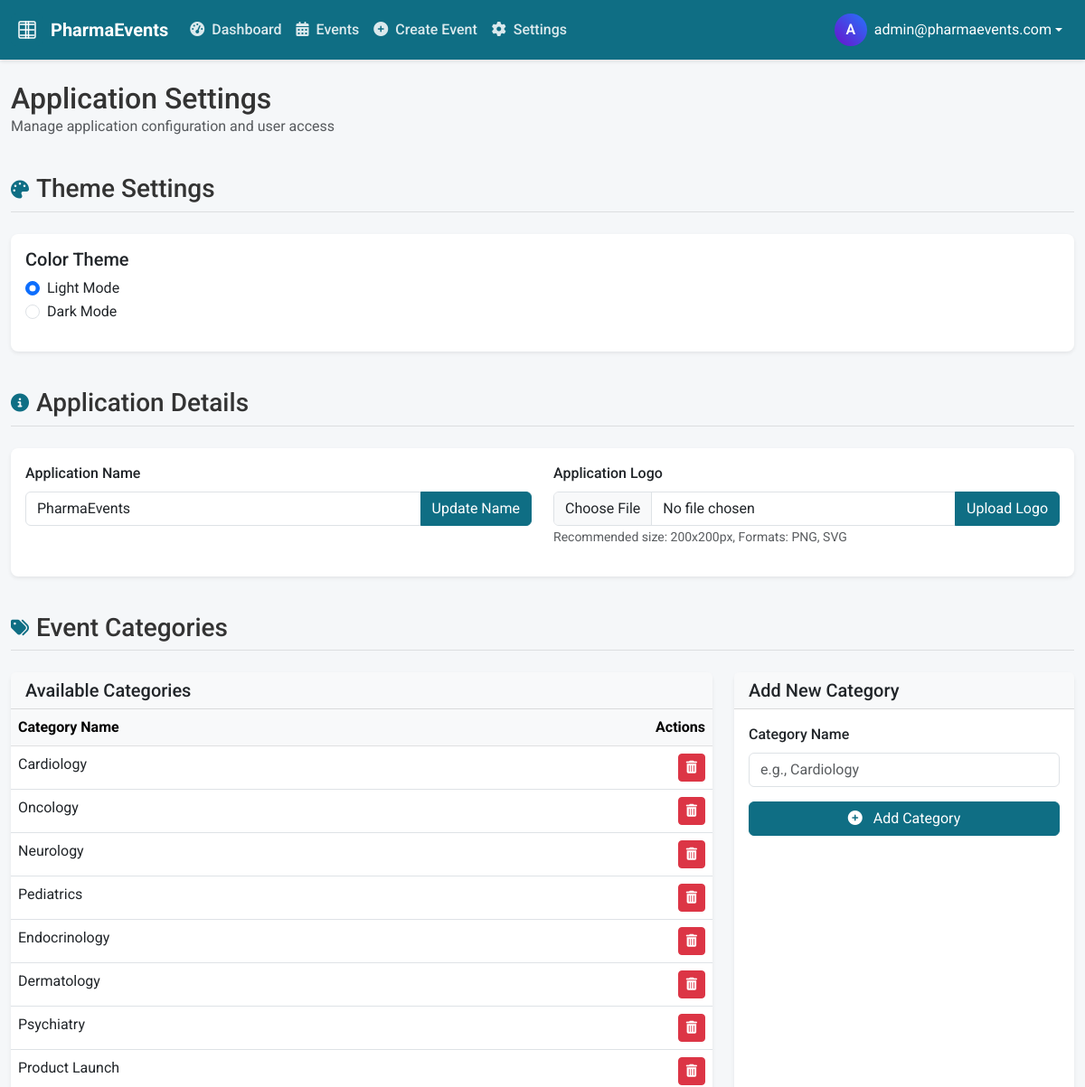
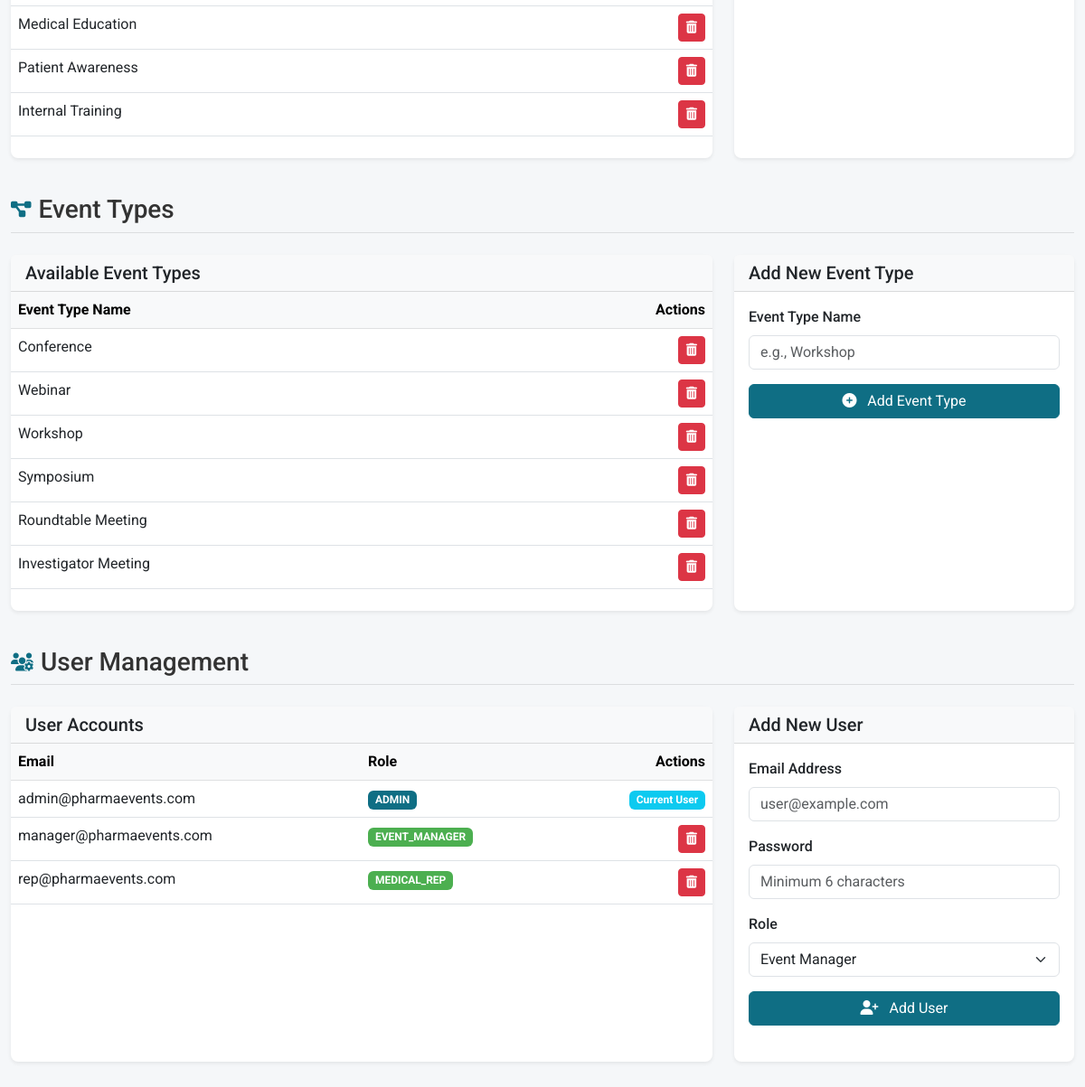
/settings (signed in), run on the app's committed database (2 pictures, top to bottom).
### models.py (models this page shows, shortened)
class User(UserMixin, db.Model):
    id = db.Column(db.Integer, primary_key=True)
    email = db.Column(db.String(120), unique=True, nullable=False)
    password_hash = db.Column(db.String(256), nullable=False)
    role = db.Column(db.String(20), nullable=False)  # 'admin', 'event_manager', or 'medical_rep'
    created_at = db.Column(db.DateTime, nullable=False, default=datetime.utcnow)
    events = db.relationship('Event', backref='creator', lazy=True)
    def is_admin(self):
        return self.role == 'admin'

class EventCategory(db.Model):
    id = db.Column(db.Integer, primary_key=True)
    name = db.Column(db.String(50), unique=True, nullable=False)

class EventType(db.Model):
    id = db.Column(db.Integer, primary_key=True)
    name = db.Column(db.String(50), unique=True, nullable=False)
    events = db.relationship('Event', backref='event_type', lazy=True)

### routes.py (the view)
@app.route('/settings')
@login_required
def settings():
    if not current_user.is_admin():
        flash('You are not authorized to access settings', 'danger')
        return redirect(url_for('dashboard'))
    categories = EventCategory.query.all()
    event_types = EventType.query.all()
    users = User.query.all()
    app_name = AppSetting.query.filter_by(key='app_name').first()
    theme = AppSetting.query.filter_by(key='theme').first()
    return render_template('settings.html',
                          categories=categories,
                          event_types=event_types,
                          users=users,
                          app_name=app_name.value if app_name else 'PharmaEvents',
                          theme=theme.value if theme else 'light')

### templates/settings.html (shortened to what this page needs)
{% extends "layout.html" %}
{% block content %}
<div class="row mb-4">
    <div class="col">
        <h1 class="h2 mb-0">Application Settings</h1>
        <p class="text-muted">Manage application configuration and user access</p>
    </div>
</div>
<div class="settings-section">
    <div class="settings-header d-flex align-items-center">
        <i class="fas fa-palette fa-lg icon"></i>
        <h3 class="mb-0">Theme Settings</h3>
    </div>
    <div class="card">
        <div class="card-body">
            <div class="row">
                <div class="col-md-6">
                    <h5>Color Theme</h5>
                    <div class="mb-3">
                        <div class="form-check">
                            <input class="form-check-input" type="radio" name="theme" id="theme_light" value="light" checked>
                            <label class="form-check-label" for="theme_light">
                                Light Mode
                            </label>
                        </div>
                        <div class="form-check">
                            <input class="form-check-input" type="radio" name="theme" id="theme_dark" value="dark">
                            <label class="form-check-label" for="theme_dark">
                                Dark Mode
                            </label>
                        </div>
                    </div>
                </div>
            </div>
        </div>
    </div>
</div>
<div class="settings-section">
    <div class="settings-header d-flex align-items-center">
        <i class="fas fa-info-circle fa-lg icon"></i>
        <h3 class="mb-0">Application Details</h3>
    </div>
    <div class="card">
        <div class="card-body">
            <div class="row">
                <div class="col-md-6">
                    <div class="mb-3">
                        <label for="app_name" class="form-label">Application Name</label>
                        <div class="input-group">
                            <input type="text" class="form-control" id="app_name" value="PharmaEvents" placeholder="Application Name">
                            <button class="btn btn-primary" type="button" id="update_name">Update Name</button>
                        </div>
                    </div>
                </div>
                <div class="col-md-6">
                    <div class="mb-3">
                        <label for="app_logo" class="form-label">Application Logo</label>
                        <div class="input-group">
                            <input type="file" class="form-control" id="app_logo">
                            <button class="btn btn-primary" type="button" id="upload_logo">Upload Logo</button>
                        </div>
                        <small class="text-muted">Recommended size: 200x200px, Formats: PNG, SVG</small>
                    </div>
                </div>
            </div>
        </div>
    </div>
</div>
<div class="settings-section">
    <div class="settings-header d-flex align-items-center">
        <i class="fas fa-tags fa-lg icon"></i>
        <h3 class="mb-0">Event Categories</h3>
    </div>
    <div class="row">
        <div class="col-md-8">
            <div class="card settings-card">
                <div class="card-header bg-light">
                    <h5 class="mb-0">Available Categories</h5>
                </div>
                <div class="card-body p-0">
                    <div class="table-responsive">
                        <table class="table table-hover mb-0">
                            <thead class="table-light">
                                <tr>
                                    <th>Category Name</th>
                                    <th class="text-end">Actions</th>
                                </tr>
                            </thead>
                            <tbody id="category_list">
                                {% for category in categories %}
                                    <tr data-id="{{ category.id }}">
                                        <td>{{ category.name }}</td>
                                        <td class="text-end">
                                            <button class="btn btn-sm btn-danger btn-delete-category" data-id="{{ category.id }}">
                                                <i class="fas fa-trash-alt"></i>
                                            </button>
                                        </td>
                                    </tr>
                                {% endfor %}
                            </tbody>
                        </table>
                    </div>
                </div>
            </div>
        </div>
        <div class="col-md-4">
            <div class="card settings-card">
                <div class="card-header bg-light">
                    <h5 class="mb-0">Add New Category</h5>
                </div>
                <div class="card-body">
                    <form id="add_category_form">
                        <div class="mb-3">
                            <label for="category_name" class="form-label">Category Name</label>
                            <input type="text" class="form-control" id="category_name" placeholder="e.g., Cardiology" required>
                        </div>
                        <button type="submit" class="btn btn-primary w-100">
                            <i class="fas fa-plus-circle me-2"></i> Add Category
                        </button>
                    </form>
                </div>
            </div>
        </div>
    </div>
</div>
<div class="settings-section">
    <div class="settings-header d-flex align-items-center">
        <i class="fas fa-project-diagram fa-lg icon"></i>
        <h3 class="mb-0">Event Types</h3>
    </div>
    <div class="row">
        <div class="col-md-8">
            <div class="card settings-card">
                <div class="card-header bg-light">
                    <h5 class="mb-0">Available Event Types</h5>
                </div>
                <div class="card-body p-0">
                    <div class="table-responsive">
                        <table class="table table-hover mb-0">
                            <thead class="table-light">
                                <tr>
                                    <th>Event Type Name</th>
                                    <th class="text-end">Actions</th>
                                </tr>
                            </thead>
                            <tbody id="type_list">
                                {% for type in event_types %}
                                    <tr data-id="{{ type.id }}">
                                        <td>{{ type.name }}</td>
                                        <td class="text-end">
                                            <button class="btn btn-sm btn-danger btn-delete-type" data-id="{{ type.id }}">
                                                <i class="fas fa-trash-alt"></i>
                                            </button>
                                        </td>
                                    </tr>
                                {% endfor %}
                            </tbody>
                        </table>
                    </div>
                </div>
            </div>
        </div>
        <div class="col-md-4">
            <div class="card settings-card">
                <div class="card-header bg-light">
                    <h5 class="mb-0">Add New Event Type</h5>
                </div>
                <div class="card-body">
                    <form id="add_type_form">
                        <div class="mb-3">
                            <label for="type_name" class="form-label">Event Type Name</label>
                            <input type="text" class="form-control" id="type_name" placeholder="e.g., Workshop" required>
                        </div>
                        <button type="submit" class="btn btn-primary w-100">
                            <i class="fas fa-plus-circle me-2"></i> Add Event Type
                        </button>
                    </form>
                </div>
            </div>
        </div>
    </div>
</div>
<div class="settings-section">
    <div class="settings-header d-flex align-items-center">
        <i class="fas fa-users-cog fa-lg icon"></i>
        <h3 class="mb-0">User Management</h3>
    </div>
    <div class="row">
        <div class="col-md-8">
            <div class="card settings-card">
                <div class="card-header bg-light">
                    <h5 class="mb-0">User Accounts</h5>
                </div>
                <div class="card-body p-0">
                    <div class="table-responsive">
                        <table class="table table-hover mb-0">
                            <thead class="table-light">
                                <tr>
                                    <th>Email</th>
                                    <th>Role</th>
                                    <th class="text-end">Actions</th>
                                </tr>
                            </thead>
                            <tbody id="user_list">
                                {% for user in users %}
                                    <tr data-id="{{ user.id }}">
                                        <td>{{ user.email }}</td>
                                        <td>
                                            <span class="badge bg-{% if user.role == 'admin' %}primary{% else %}secondary{% endif %}">
                                                {{ user.role|upper }}
                                            </span>
                                        </td>
                                        <td class="text-end">
                                            {% if user.id != current_user.id %}
                                                <button class="btn btn-sm btn-danger btn-delete-user" data-id="{{ user.id }}">
                                                    <i class="fas fa-trash-alt"></i>
                                                </button>
                                            {% else %}
                                                <span class="badge bg-info">Current User</span>
                                            {% endif %}
                                        </td>
                                    </tr>
                                {% endfor %}
                            </tbody>
                        </table>
                    </div>
                </div>
            </div>
        </div>
        <div class="col-md-4">
            <div class="card settings-card">
                <div class="card-header bg-light">
                    <h5 class="mb-0">Add New User</h5>
                </div>
                <div class="card-body">
                    <form id="add_user_form">
                        <div class="mb-3">
                            <label for="user_email" class="form-label">Email Address</label>
                            <input type="email" class="form-control" id="user_email" placeholder="user@example.com" required>
                        </div>
                        <div class="mb-3">
                            <label for="user_password" class="form-label">Password</label>
                            <input type="password" class="form-control" id="user_password" placeholder="Minimum 6 characters" required>
                        </div>
                        <div class="mb-3">
                            <label for="user_role" class="form-label">Role</label>
                            <select class="form-select" id="user_role" required>
                                <option value="event_manager">Event Manager</option>
                            </select>
                        </div>
                        <button type="submit" class="btn btn-primary w-100">
                            <i class="fas fa-user-plus me-2"></i> Add User
                        </button>
                    </form>
                </div>
            </div>
        </div>
    </div>
</div>
{% endblock %}

### templates/components/user_menu.html (shortened to what this page needs)
<div class="dropdown">
    <button class="btn btn-link text-white text-decoration-none dropdown-toggle d-flex align-items-center"
            type="button"
            id="userMenuDropdown"
            data-bs-toggle="dropdown"
            aria-expanded="false">
        <div class="user-avatar me-2">
            {{ current_user.email[0]|upper }}
        </div>
        <span class="d-none d-md-inline">
            {{ current_user.email }}
        </span>
    </button>
</div>

### data on the page
User: email "A", email "admin@pharmaevents.com", role "ADMIN", shows "Current User"
EventCategory: name "Cardiology"
EventCategory: name "Oncology"
EventCategory: name "Neurology"
EventCategory: name "Pediatrics"
EventCategory: name "Endocrinology"
EventCategory: name "Dermatology"
EventCategory: name "Psychiatry"
EventCategory: name "Product Launch"
EventCategory: name "Medical Education"
EventCategory: name "Patient Awareness"
EventCategory: name "Internal Training"
EventType: name "Conference"
EventType: name "Webinar"
EventType: name "Workshop"
EventType: name "Symposium"
EventType: name "Roundtable Meeting"
EventType: name "Investigator Meeting"
User: email "manager@pharmaevents.com", role "EVENT_MANAGER"
User: email "rep@pharmaevents.com", role "MEDICAL_REP"
